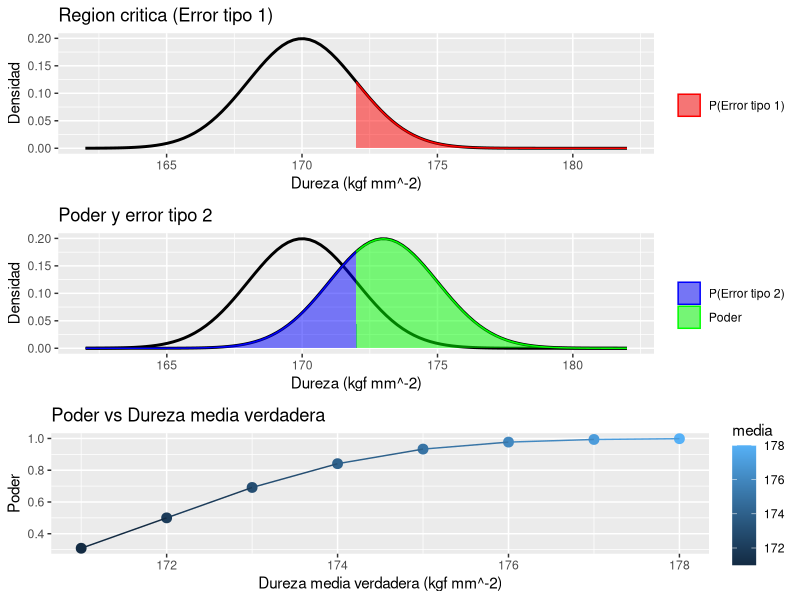

Write R code to recreate this figure.
# Ejercicio practico N? 4
# Integrantes:
#              Kevin Arevalo
#              Cristobal Medrano
#              Felipe Morales
#              Gary Simken

# Importacion de librerias
library(TeachingDemos)
library(ggplot2)
library(ggpubr)
require(gridExtra)

# Se sabe que el proceso de fabricacion de barras de acero para concreto reforzado 
# producen barras conmedidas   de   dureza   que   siguen   una   distribucion 
# normal   con   desviacion   estandar   de   10   kilogramos   defuerza por milimetro 
# cuadrado. Usando una muestra aleatoria de tamanio 25, un ingeniero quiere averiguar si 
# una linea de produccion esta generando barras con dureza media de 170 [kgf mm-2].

# HO: La dureza media es 170 [kgf mm-2] (mu_dureza = 170)
# H1: La dureza media es mayor a 170 [kgf mm-2] (mu_dureza > 170)

# Definiciones de variables de acuerdo al enunciado
muestra.tamanio <- 25
muestra.sigma <- 10
muestra.media <- 170
muestra.errorEstandar <- muestra.sigma / sqrt (muestra.tamanio)

# Se busca realizar un t test, para ello se verifican las condiciones:
# Independencia y aleatoriedad de los datos: Se indica en el contexto.
# Tamaño de la muestra: 25, menor a 30.

# 1) Si el ingeniero  está seguro  que la verdadera dureza media  no  puede ser menor
# a los 170 [kgfmm-2] y piensa rechazar la hipotesis nula si la muestra presenta una 
# media mayor a 172 [kgf mm-2], ?cual es la probabilidad de que cometa un error de tipo 1?

# Calculo de la region de rechazo 
# Primero se calcula el percentil 172
muestra.colaDerecha <- pnorm(mean = muestra.media, sd = muestra.errorEstandar, q = 172)
# La region critica es el complemento del percentil 172
alpha <- 1 - muestra.colaDerecha

# Por lo tanto, la probabilidad de que se cometa un error tipo 1 es 0.1587 (15.9%).


# 2) Si   la   verdadera   dureza media   de   la   linea   de   produccion   fuera
# 173   [kgf   mm-2],   ?cual   sera la probabilidad de que el ingeniero, que obviamente 
# no conoce este dato, cometa un error de tipo 2?

# Segun los datos, se tiene que:
mediaVerdadera <- 173
mediaEstadistica <- 170

# Se realiza el calculo del t test (las condiciones ya fueron verificadas en el enunciado)
muestra.t_test <- power.t.test(n = 25,
                      sd = muestra.sigma,
                      sig.level = alpha,
                      power = NULL,
                      delta = mediaVerdadera - mediaEstadistica,
                      type = "one.sample",
                      alternative = "one.sided")

# Valor del poder obtenido
muestra.t_test$power

# El poder obtenido es de 0.6859 (68.6%), la probabilidad de cometer un error tipo 2 
# es 1 - poder.
probabilidadErrorTipo2 <- 1 - muestra.t_test$power

# Por lo tanto, la probabilidad de cometer un error tipo 2 es de 0.3141 (31.4 %).

# Descripcion grafica preguntas 1 y 2.

# Se generan los valores que tomara la dureza (eje x)
dureza <- seq(muestra.media - muestra.sigma + muestra.errorEstandar,
              muestra.media + muestra.sigma + muestra.errorEstandar,
              0.25)

# Se generan los valores que tomara la densidad (eje y)
# Para el caso de una media de 170 se tiene:
densidad_170 <- dnorm(dureza,
                      mean = muestra.media,
                      sd = muestra.errorEstandar)

# Para el caso de una media de 173 se tiene:
densidad_173 <- dnorm(dureza, 
                      mean = mediaVerdadera, 
                      sd = muestra.errorEstandar)

# Se entrelazan los datos generados en sus respectivas data frame
d_170 <- data.frame(dureza, densidad_170)
d_173 <- data.frame(dureza, densidad_173)


# Procedemos a generar el primer grafico (pregunta 1)
pA <- ggplot(data = d_170, mapping = aes(x = dureza))

# Se dibuja la linea que muestra la densidad
pA <- pA + stat_function(fun = dnorm, 
                         n = 100, 
                         args = list(mean = muestra.media, 
                                     sd = muestra.errorEstandar),
                         colour = "black", 
                         size = 1)

# Se pinta el area que corresponde al error tipo 1
pA <- pA + geom_area(data = subset(d_170, dureza >= 172),
                     aes(y = densidad_170, 
                         colour = "P(Error tipo 1)",
                         fill="P(Error tipo 1)"), 
                     alpha = 0.5)

# Se le agregan detalles esteticos, tales como titulo, leyenda y colores.
plot.error_tipo_1 <- pA + 
  theme(legend.position="right") + 
  labs(title = "Region critica (Error tipo 1)",
       x = "Dureza (kgf mm^-2)",
       y = "Densidad") +
  scale_color_manual(" ", values = c('P(Error tipo 1)' = "red"), 
                     aesthetics = c("colour", "fill"))


# De manera analoga al grafico 1, se genera el grafico 2 (pregunta 2)
pB <- ggplot(data = d_170, mapping = aes(x = dureza))

# Se dibuja la linea que muestra la densidad (media centrada en 170)
pB <- pB + stat_function(fun = dnorm, 
                         n = 100, 
                         args = list(mean = muestra.media, 
                                     sd = muestra.errorEstandar),
                         colour = "black", 
                         size = 1)

# Se dibuja la linea que muestra la densidad de la otra media ( media centrada en 173)
pB <- pB + stat_function(fun = dnorm,
                         n = 100, 
                         args = list(mean = mediaVerdadera,
                                     sd = muestra.errorEstandar), 
                         colour = "black", 
                         size = 1)

# Se pinta el area bajo la curva que corresponde al error tipo 2 (B)
pB <- pB + geom_area(data = subset(d_173, dureza <= 172),
                     aes(y = densidad_173, 
                         colour = "P(Error tipo 2)",
                         fill = "P(Error tipo 2)"),
                     alpha = 0.5)

# Se pinta el area bajo la curva que corresponde al poder (1-B)
pB <- pB + geom_area(data = subset(d_173, dureza >= 172),
                     aes(y = densidad_173, 
                         colour = "Poder",
                         fill = "Poder"),
                     alpha = 0.5)

# De manera analoga, se agregan los detalles esteticos pertinentes
plot.error_tipo_2_poder <- pB + 
  theme(legend.position="right") + 
  labs(title = "Poder y error tipo 2",
       x = "Dureza (kgf mm^-2)",
       y = "Densidad") +
  scale_color_manual(" ", values=c('P(Error tipo 2)' = "blue", 
                                   Poder = "green"),
                     aesthetics = c("colour", "fill"))

# OBS: Los graficos resultantes seran mostrados en conjunto al final del ejercicio.

# 3) Como no se conoce la verdadera dureza media, genere un grafico del poder estadistico 
# con las condiciones anteriores, pero suponiendo que las verdaderas durezas medias podrian
# variar de 171 a 178 [kgf mm-2].

# Funcion que calcula el poder en base a una media verdadera.
obtenerPoder <- function(x){
  return (1 - pnorm(172, mean = x, sd = muestra.errorEstandar))
}

# Se calcula el poder para medias verdaderas en un rango de (171, 178) [kgf mm-2]
media <- seq(171, 178, 1)
poder <- obtenerPoder(media)

# Se pasan los datos a un data frame para una mejor manipulacion.
poderes <- data.frame(media, poder)

# Se genera el grafico que correspone a la variacion del poder dependiendo de la 
# dureza media verdadera.
plot.poderes <- ggplot(poderes, 
                         aes(x=media, y=poder, color=media, fill=media)) + 
                         geom_point(size = 3) + 
                         geom_line()+
                         labs(title = "Poder vs Dureza media verdadera",
                              x = "Dureza media verdadera (kgf mm^-2)", 
                              y = "Poder")

# Se muestran los graficos obtenidos en el desarrollo del ejercicio.      
grid.arrange(plot.error_tipo_1, plot.error_tipo_2_poder, plot.poderes)

# Resumen de conclusiones respecto a las preguntas:
# Pregunta 1: La probabilidad de que el ingeniero cometa el error de rechazar
# H0, cuando esta es verdadera (que desconocemos si es asi) es de aproximadamente
# un 15.6%, lo cual es un valor alto poco fiable.
#
# Pregunta 2: La probabilidad de que el ingeniero cometa el error de tipo 2 es
# de un 31.4% (lamentablemente, el ingeniero no lo sabe) y este error sigue siendo alto.
# Otra conclusion observable es que existe un poder estadistico del 68.6% lo cual 
# significa que el ingeniero tiene un 68.6% de rechazar la hipotesis nula cuando
# esta es realmente falsa.
#
# Pregunta 3:
# Se aprecia que el poder crece, tendiendo a 1 (100%), a medida que se aumenta la media verdadera.
# A medida que la media verdadera aumenta, su distribucion se desplaza hacia la derecha,
# ocasionando que disminuya el Area del error tipo 2 (cola izquierda) y aumente el tamanio
# del efecto. Es importante resaltar, que con un poder de aproximadamente un 80% se puede llegar 
# a una buena conclusion, en nuestro caso, bastaria con una dureza media verdadera de 174 (kgf mm^-2).
